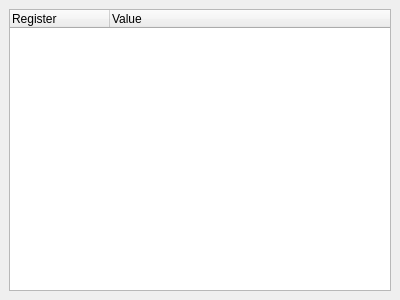
<?xml version="1.0" encoding="UTF-8"?>
<ui version="4.0">
 <class>ARMRegisters</class>
 <widget class="QDockWidget" name="ARMRegisters">
  <property name="geometry">
   <rect>
    <x>0</x>
    <y>0</y>
    <width>400</width>
    <height>300</height>
   </rect>
  </property>
  <property name="windowTitle">
   <string>ARM registers</string>
  </property>
  <widget class="QWidget" name="dockWidgetContents">
   <layout class="QVBoxLayout" name="verticalLayout">
    <item>
     <widget class="QTreeWidget" name="treeWidget">
      <property name="alternatingRowColors">
       <bool>true</bool>
      </property>
      <column>
       <property name="text">
        <string>Register</string>
       </property>
      </column>
      <column>
       <property name="text">
        <string>Value</string>
       </property>
      </column>
     </widget>
    </item>
   </layout>
  </widget>
 </widget>
 <resources/>
 <connections/>
</ui>
